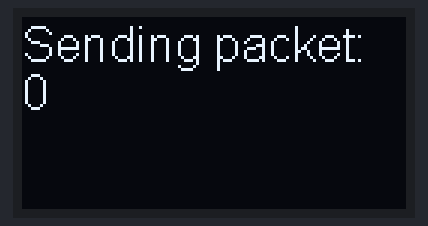
The sketch below on a simulated ESP8266 (NodeMCU). On the bench: 128×64 one-colour display. No radio packets arrive unless stated; what the sketch prints to the serial monitor is not drawn.

Above: at 0.1 s.
At 7.6 s:
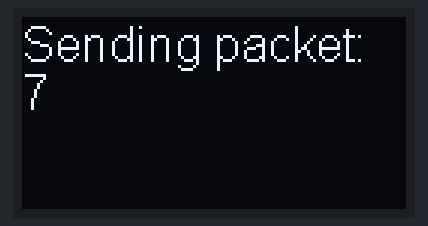
At 13.0 s:
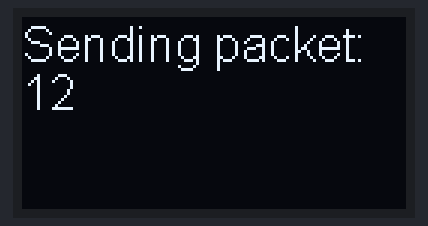
At 19.4 s:
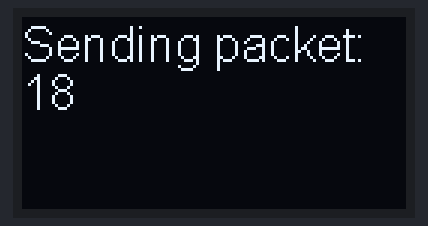
At 29.1 s:
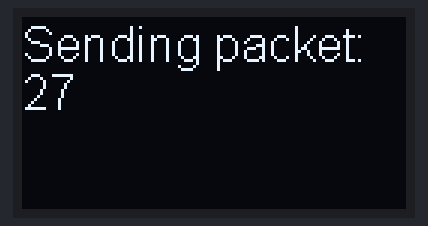
At 38.8 s:
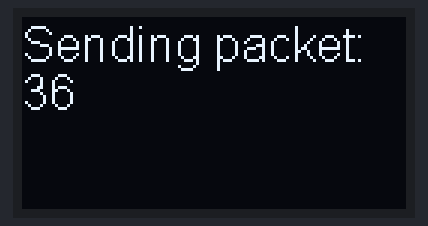

Measured:
- what the display in image 0 shows lasts 1.1 s, from 0.0 s to 1.1 s

The sketch:

teste_lora_1.ino
```cpp
#include <LoRa.h>
#include <SSD1306.h>

// Pinos do display (comunicação i2c)
const int DISPLAY_ADDRESS_PIN = 0x3c;
const int DISPLAY_SDA_PIN = 4;
const int DISPLAY_SCL_PIN = 15;
const int DISPLAY_RST_PIN = 16;

// Pinos do lora (comunicação spi)
const int LORA_SCK_PIN = 5;
const int LORA_MISO_PIN = 19;
const int LORA_MOSI_PIN = 27;
const int LORA_SS_PIN = 18;
const int LORA_RST_PIN = 15;
const int LORA_DI00_PIN = 26;

// Frequência de comunicação
const int BAND = 433E6;

// Contador de pacotes enviados via lora
int counter = 0;

// Altura da fonte (correspondente a fonte ArialMT_Plain_16)
const int fontHeight = 16;

// Objeto do display
SSD1306 display(DISPLAY_ADDRESS_PIN, DISPLAY_SDA_PIN, DISPLAY_SCL_PIN);

void setup()
{
  // Iniciamos a serial com velocidade de 9600
  Serial.begin(9600);

  // Exibimos "Starting..." na serial (debug)
  Serial.println("Starting...");

  // Iniciamos o display
  if(!displayBegin())
  {
    // Se não deu certo, exibimos falha de display na serial
    Serial.println("Display failed!");
    // E deixamos em loop infinito
    while(1);
  }

  // Configuramos o posicionamento da tela, fonte e o alinhamento do texto
  displayConfig();

  // Iniciamos o lora
  if(!loraBegin())
  {
    // Se não deu certo, exibimos falha de lora na serial
    Serial.println("LoRa failed!");
    // E deixamos em loop infinito
    while (1);
  }
}
// Função que inicializa o display
bool displayBegin()
{
  // Reiniciamos o display
  pinMode(DISPLAY_RST_PIN, OUTPUT);
  digitalWrite(DISPLAY_RST_PIN, LOW);
  delay(1);
  digitalWrite(DISPLAY_RST_PIN, HIGH);
  delay(1);

  return display.init();
}

// Função que faz algumas configuções no display
void displayConfig()
{
  // Invertemos o display verticalmente
  display.flipScreenVertically();
  // Setamos a fonte
  display.setFont(ArialMT_Plain_16);
  // Alinhamos a fonta à esquerda
  display.setTextAlignment(TEXT_ALIGN_LEFT);
}

// Função que inicializa o radio lora
bool loraBegin()
{
  // Iniciamos a comunicação SPI
  SPI.begin(LORA_SCK_PIN, LORA_MISO_PIN, LORA_MOSI_PIN, LORA_SS_PIN);
  // Setamos os pinos do lora
  LoRa.setPins(LORA_SS_PIN, LORA_RST_PIN, LORA_DI00_PIN);
  // Iniciamos o lora
  return LoRa.begin(BAND);
}
void loop()
{
  // Variável usada para indicar em qual linha o cursor deverá estar quando uma mensagem no display for exibida
  int line;

  // Limpamos o display
  display.clear();

  // Iniciamos na primeira linha (zero)
  line = 0;

  // Escrevemos a mensagem "Sending packet: " na primeira linha
  display.drawString(0, line, "Sending packet: ");

  // Mudamos para a segunda linha
  line++;

  // Escrevemos o incrementador "counter" na segunda linha
  display.drawString(0, line * fontHeight, String(counter));

  // Exibimos as alterações no display
  display.display();

  // Enviamos um pacote com a mensagem "hello" concatenado com o número "counter"
  LoRa.beginPacket();
  LoRa.print("hello ");
  LoRa.print(counter);
  LoRa.endPacket();

  // Incrementamos o contador
  counter++;

  // Aguardamos 1 segundo
  delay(1000);
}
```
